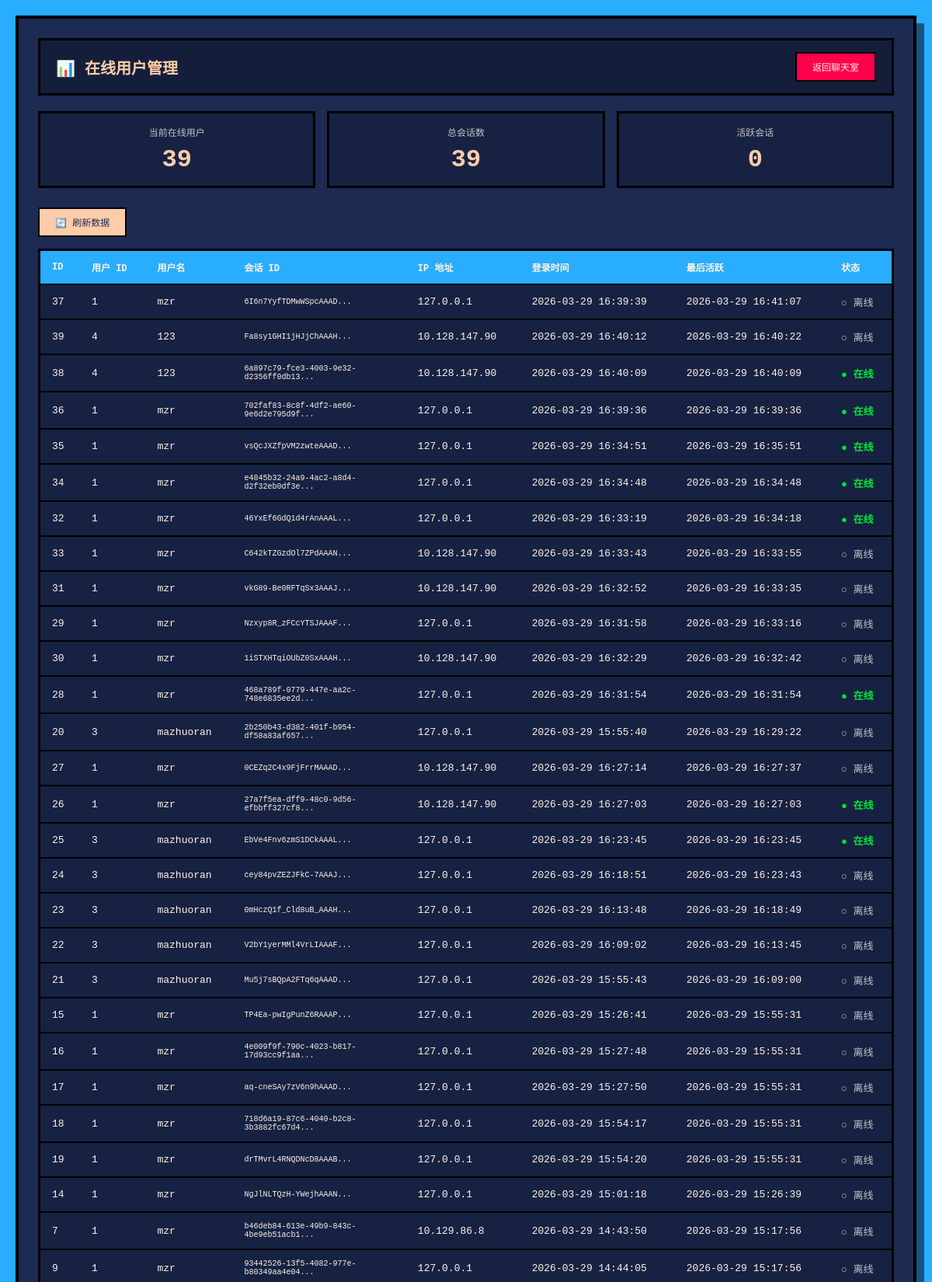
The page /admin (upper part) on the database its author committed.
### app.py (models this page shows)
class OnlineUser(db.Model):
    __tablename__ = 'online_users'
    id = db.Column(db.Integer, primary_key=True)
    user_id = db.Column(db.Integer, nullable=False, index=True)
    session_id = db.Column(db.String(256), unique=True, nullable=False, index=True)
    username = db.Column(db.String(80), nullable=False)
    login_time = db.Column(db.DateTime, default=datetime.now)
    last_active = db.Column(db.DateTime, default=datetime.now, onupdate=datetime.now)
    ip_address = db.Column(db.String(45))
    user_agent = db.Column(db.String(500))
    is_active = db.Column(db.Boolean, default=True)

### app.py (the view)
@app.route('/admin')
def admin():
    all_users = OnlineUser.query.order_by(OnlineUser.last_active.desc()).limit(100).all()
    from datetime import timedelta
    threshold = datetime.now() - timedelta(minutes=5)
    active_sessions = OnlineUser.query.filter(
        OnlineUser.is_active == True,
        OnlineUser.last_active >= threshold
    ).count()
    total_sessions = len(all_users)
    return render_template('admin.html',
                         online_users=all_users,
                         total_sessions=total_sessions,
                         active_sessions=active_sessions)

### templates/admin.html (shortened to what this page needs)
<!DOCTYPE html>
<html lang="zh-CN">
<head>
    <link rel="stylesheet" href="/static/style.css">
</head>
<body>
    <div class="container">
        <div class="pixel-panel">
            <nav class="navbar">
                <h1>📊 在线用户管理</h1>
                <a href="/" class="back-btn">返回聊天室</a>
            </nav>
            <div class="stats-grid">
                <div class="stat-card">
                    <div class="label">当前在线用户</div>
                    <div class="value" id="online-count">{{ online_users|length }}</div>
                </div>
                <div class="stat-card">
                    <div class="label">总会话数</div>
                    <div class="value" id="total-sessions">{{ total_sessions }}</div>
                </div>
                <div class="stat-card">
                    <div class="label">活跃会话</div>
                    <div class="value" id="active-sessions">{{ active_sessions }}</div>
                </div>
            </div>
            <button class="refresh-btn" onclick="refreshData()">🔄 刷新数据</button>
            <div class="table-wrapper">
                <table>
                    <thead>
                        <tr>
                            <th>ID</th>
                            <th>用户 ID</th>
                            <th>用户名</th>
                            <th>会话 ID</th>
                            <th>IP 地址</th>
                            <th>登录时间</th>
                            <th>最后活跃</th>
                            <th>状态</th>
                        </tr>
                    </thead>
                    <tbody id="users-table">
                        {% for user in online_users %}
                        <tr>
                            <td>{{ user.id }}</td>
                            <td>{{ user.user_id }}</td>
                            <td>{{ user.username }}</td>
                            <td style="font-size: 10px; max-width: 200px; overflow: hidden; text-overflow: ellipsis;">{{ user.session_id[:50] }}...</td>
                            <td>{{ user.ip_address or 'N/A' }}</td>
                            <td>{{ user.login_time.strftime('%Y-%m-%d %H:%M:%S') if user.login_time else 'N/A' }}</td>
                            <td>{{ user.last_active.strftime('%Y-%m-%d %H:%M:%S') if user.last_active else 'N/A' }}</td>
                            <td>
                                {% if user.is_active %}
                                    <span class="status-active">● 在线</span>
                                {% else %}
                                    <span class="status-inactive">○ 离线</span>
                                {% endif %}
                            </td>
                        </tr>
                        {% else %}
                        <tr>
                            <td colspan="8" class="empty-state">暂无在线用户</td>
                        </tr>
                        {% endfor %}
                    </tbody>
                </table>
            </div>
        </div>
    </div>
</body>
</html>

### static/style.css (style rules this page uses)
:root { --pixel-bg-main: #29adff; --pixel-bg-panel: #1d2b53; --pixel-text-primary: #fff1e8; --pixel-text-secondary: #c2c3c7; --pixel-border: #000000; --pixel-shadow: rgba(0, 0, 0, 0.5); --pixel-acc-primary: #ffccaa; --pixel-acc-secondary: #ff004d; --pixel-btn-bg: #00e436; --pixel-btn-text: #1d2b53; --pixel-success: #00e436; --pixel-warning: #ffa300; }

### templates/admin.html (style rules this page uses)
:root { --pixel-bg-main: #29adff; --pixel-bg-panel: #1d2b53; --pixel-text-primary: #fff1e8; --pixel-text-secondary: #c2c3c7; --pixel-border: #000000; --pixel-shadow: rgba(0, 0, 0, 0.5); --pixel-acc-primary: #ffccaa; --pixel-acc-secondary: #ff004d; }
* { margin: 0; padding: 0; box-sizing: border-box; }
body { font-family: 'Courier New', Courier, monospace; background-color: var(--pixel-bg-main); min-height: 100vh; padding: 20px; }
.container { max-width: 1200px; margin: 0 auto; }
.pixel-panel { background-color: var(--pixel-bg-panel); color: var(--pixel-text-primary); border: 4px solid var(--pixel-border); box-shadow: 10px 10px 0px var(--pixel-shadow); padding: 25px; }
.navbar { display: flex; justify-content: space-between; align-items: center; padding: 15px 20px; background: rgba(0, 0, 0, 0.3); border: 3px solid var(--pixel-border); margin-bottom: 20px; }
.navbar h1 { font-size: 20px; color: var(--pixel-acc-primary); text-transform: uppercase; }
.back-btn { background-color: var(--pixel-acc-secondary); color: var(--pixel-text-primary); border: 2px solid var(--pixel-border); padding: 8px 20px; font-size: 12px; text-decoration: none; text-transform: uppercase; cursor: pointer; font-family: inherit; display: inline-block; }
.stats-grid { display: grid; grid-template-columns: repeat(auto-fit, minmax(200px, 1fr)); gap: 15px; margin-bottom: 25px; }
.stat-card { background: rgba(0, 0, 0, 0.2); border: 3px solid var(--pixel-border); padding: 15px; text-align: center; }
.stat-card .label { font-size: 12px; color: var(--pixel-text-secondary); margin-bottom: 8px; text-transform: uppercase; }
.stat-card .value { font-size: 32px; color: var(--pixel-acc-primary); font-weight: bold; }
.table-wrapper { background: rgba(0, 0, 0, 0.2); border: 3px solid var(--pixel-border); overflow-x: auto; }
table { width: 100%; border-collapse: collapse; }
th, td { padding: 12px 15px; text-align: left; border-bottom: 2px solid var(--pixel-border); }
th { background: var(--pixel-bg-main); color: var(--pixel-text-primary); font-size: 12px; text-transform: uppercase; }
td { font-size: 13px; }
.status-active { color: #00e436; font-weight: bold; }
.status-inactive { color: var(--pixel-text-secondary); }
.refresh-btn { background-color: var(--pixel-acc-primary); color: var(--pixel-bg-panel); border: 2px solid var(--pixel-border); padding: 8px 20px; font-size: 12px; text-transform: uppercase; cursor: pointer; font-family: inherit; margin-bottom: 15px; }

### rows shown on the page
OnlineUser: id "37", user_id "1", username "mzr", session "6I6n7YyfTDMwWSpcAAAD", ip_address "127.0.0.1", login_time "2026-03-29 16:39:39", last_active "2026-03-29 16:41:07", is_active "○ 离线"
OnlineUser: id "39", user_id "4", username "123", session "Fa8sy1GHI1jHJjChAAAH", ip_address "10.128.147.90", login_time "2026-03-29 16:40:12", last_active "2026-03-29 16:40:22", is_active "○ 离线"
OnlineUser: id "38", user_id "4", username "123", session "6a897c79-fce3-4003-9e32-d2356ff0db13", ip_address "10.128.147.90", login_time "2026-03-29 16:40:09", last_active "2026-03-29 16:40:09", is_active "● 在线"
OnlineUser: id "36", user_id "1", username "mzr", session "702faf83-8c8f-4df2-ae60-9e6d2e795d9f", ip_address "127.0.0.1", login_time "2026-03-29 16:39:36", last_active "2026-03-29 16:39:36", is_active "● 在线"
OnlineUser: id "35", user_id "1", username "mzr", session "vsQcJXZfpVM2zwteAAAD", ip_address "127.0.0.1", login_time "2026-03-29 16:34:51", last_active "2026-03-29 16:35:51", is_active "● 在线"
OnlineUser: id "34", user_id "1", username "mzr", session "e4845b32-24a9-4ac2-a8d4-d2f32eb0df3e", ip_address "127.0.0.1", login_time "2026-03-29 16:34:48", last_active "2026-03-29 16:34:48", is_active "● 在线"
OnlineUser: id "32", user_id "1", username "mzr", session "46YxEf6GdQ1d4rAnAAAL", ip_address "127.0.0.1", login_time "2026-03-29 16:33:19", last_active "2026-03-29 16:34:18", is_active "● 在线"
OnlineUser: id "33", user_id "1", username "mzr", session "C642kTZGzdOl7ZPdAAAN", ip_address "10.128.147.90", login_time "2026-03-29 16:33:43", last_active "2026-03-29 16:33:55", is_active "○ 离线"
OnlineUser: id "31", user_id "1", username "mzr", session "vkG89-Be0RFTqSx3AAAJ", ip_address "10.128.147.90", login_time "2026-03-29 16:32:52", last_active "2026-03-29 16:33:35", is_active "○ 离线"
OnlineUser: id "29", user_id "1", username "mzr", session "Nzxyp8R_zFCcYTSJAAAF", ip_address "127.0.0.1", login_time "2026-03-29 16:31:58", last_active "2026-03-29 16:33:16", is_active "○ 离线"
OnlineUser: id "30", user_id "1", username "mzr", session "1iSTXHTqiOUbZ0SxAAAH", ip_address "10.128.147.90", login_time "2026-03-29 16:32:29", last_active "2026-03-29 16:32:42", is_active "○ 离线"
OnlineUser: id "28", user_id "1", username "mzr", session "468a789f-0779-447e-aa2c-748e6835ee2d", ip_address "127.0.0.1", login_time "2026-03-29 16:31:54", last_active "2026-03-29 16:31:54", is_active "● 在线"
OnlineUser: id "20", user_id "3", username "mazhuoran", session "2b250b43-d382-401f-b954-df58a83af657", ip_address "127.0.0.1", login_time "2026-03-29 15:55:40", last_active "2026-03-29 16:29:22", is_active "○ 离线"
OnlineUser: id "27", user_id "1", username "mzr", session "0CEZq2C4x9FjFrrMAAAD", ip_address "10.128.147.90", login_time "2026-03-29 16:27:14", last_active "2026-03-29 16:27:37", is_active "○ 离线"
OnlineUser: id "26", user_id "1", username "mzr", session "27a7f5ea-dff9-48c0-9d56-efbbff327cf8", ip_address "10.128.147.90", login_time "2026-03-29 16:27:03", last_active "2026-03-29 16:27:03", is_active "● 在线"
OnlineUser: id "25", user_id "3", username "mazhuoran", session "EbVe4Fnv6zmS1DCkAAAL", ip_address "127.0.0.1", login_time "2026-03-29 16:23:45", last_active "2026-03-29 16:23:45", is_active "● 在线"
OnlineUser: id "24", user_id "3", username "mazhuoran", session "cey84pvZEZJFkC-7AAAJ", ip_address "127.0.0.1", login_time "2026-03-29 16:18:51", last_active "2026-03-29 16:23:43", is_active "○ 离线"
OnlineUser: id "23", user_id "3", username "mazhuoran", session "0mHczQ1f_Cld8uB_AAAH", ip_address "127.0.0.1", login_time "2026-03-29 16:13:48", last_active "2026-03-29 16:18:49", is_active "○ 离线"
OnlineUser: id "22", user_id "3", username "mazhuoran", session "V2bY1yerMMl4VrLIAAAF", ip_address "127.0.0.1", login_time "2026-03-29 16:09:02", last_active "2026-03-29 16:13:45", is_active "○ 离线"
OnlineUser: id "21", user_id "3", username "mazhuoran", session "Mu5j7sBQpA2FTq6qAAAD", ip_address "127.0.0.1", login_time "2026-03-29 15:55:43", last_active "2026-03-29 16:09:00", is_active "○ 离线"
OnlineUser: id "15", user_id "1", username "mzr", session "TP4Ea-pwIgPunZ6RAAAP", ip_address "127.0.0.1", login_time "2026-03-29 15:26:41", last_active "2026-03-29 15:55:31", is_active "○ 离线"
OnlineUser: id "16", user_id "1", username "mzr", session "4e009f9f-790c-4023-b817-17d93cc9f1aa", ip_address "127.0.0.1", login_time "2026-03-29 15:27:48", last_active "2026-03-29 15:55:31", is_active "○ 离线"
OnlineUser: id "17", user_id "1", username "mzr", session "aq-cneSAy7zV6n9hAAAD", ip_address "127.0.0.1", login_time "2026-03-29 15:27:50", last_active "2026-03-29 15:55:31", is_active "○ 离线"
OnlineUser: id "18", user_id "1", username "mzr", session "718d6a19-87c6-4040-b2c8-3b3882fc67d4", ip_address "127.0.0.1", login_time "2026-03-29 15:54:17", last_active "2026-03-29 15:55:31", is_active "○ 离线"
OnlineUser: id "19", user_id "1", username "mzr", session "drTMvrL4RNQDNcD8AAAB", ip_address "127.0.0.1", login_time "2026-03-29 15:54:20", last_active "2026-03-29 15:55:31", is_active "○ 离线"
OnlineUser: id "14", user_id "1", username "mzr", session "NgJlNLTQzH-YWejhAAAN", ip_address "127.0.0.1", login_time "2026-03-29 15:01:18", last_active "2026-03-29 15:26:39", is_active "○ 离线"
OnlineUser: id "7", user_id "1", username "mzr", session "b46deb84-613e-49b9-843c-4be9eb51acb1", ip_address "10.129.86.8", login_time "2026-03-29 14:43:50", last_active "2026-03-29 15:17:56", is_active "○ 离线"
OnlineUser: id "9", user_id "1", username "mzr", session "93442526-13f5-4082-977e-b80349aa4e04", ip_address "127.0.0.1", login_time "2026-03-29 14:44:05", last_active "2026-03-29 15:17:56", is_active "○ 离线"

### other values the page prints
{{ online_users|length }} "39"
{{ total_sessions }} "39"
{{ active_sessions }} "0"
